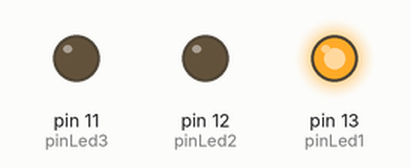
A sketch run on a simulated Arduino Uno, built with avr-gcc and run on an emulated ATmega328P. Parts: output pins drawn as LEDs (lit = HIGH).

Above: at 0.2 s.
At 10.2 s:
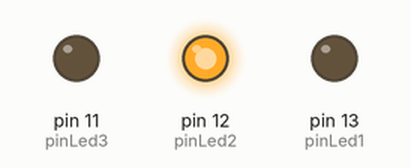
At 15.2 s:
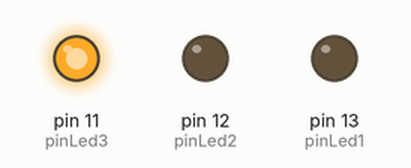
At 19.7 s:
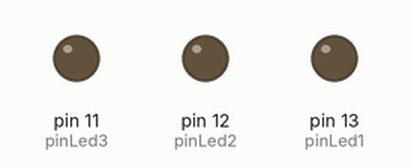
Timing chart, 0 to 20.8 s (numbered marks = the images above):
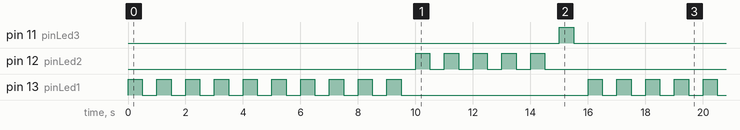

The sketch:

Semaforo_luminoso.ino
```cpp
//pin a cui sono collegati i led
const byte pinLed1 = 13;
const byte pinLed2 = 12;
const byte pinLed3 = 11;

//setto i pin come uscite
void setup() {
  pinMode(pinLed1, OUTPUT);
  pinMode(pinLed2, OUTPUT);
  pinMode(pinLed3, OUTPUT);
}

//comando l'attivazione/disattivazione dei pin
void loop() {
  for(int i = 0; i < 10; i++){
    digitalWrite(pinLed1, HIGH);
    delay(500);
    digitalWrite(pinLed1, LOW);
    delay(500);
  }

  for(int i = 0; i < 5; i++){
    digitalWrite(pinLed2, HIGH);
    delay(500);
    digitalWrite(pinLed2, LOW);
    delay(500);
  }

  digitalWrite(pinLed3, HIGH);
  delay(500);
  digitalWrite(pinLed3, LOW);
  delay(500);
}
```

Measured:
- by itself, pin 11 (pinLed3): alternates HIGH for 0.50 s and LOW for 15.5 s
- by itself, pin 12 (pinLed2): repeats every 16.0 s: 4 × (LOW 0.50 s, HIGH 0.50 s), LOW 11.5 s, HIGH 0.50 s
- by itself, pin 13 (pinLed1): repeats every 16.0 s: 9 × (LOW 0.50 s, HIGH 0.50 s), LOW 6.5 s, HIGH 0.50 s
